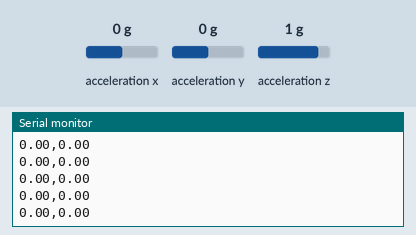
The sketch below on a simulated Arduino Uno, built with avr-gcc and run on an emulated ATmega328P. Parts: the last lines printed to the serial monitor. Wiring (inferred from the names in the program): ADXL345 accelerometer at I2C address 0x53. The test bench sets the inputs (shaded band); at power-on: acceleration y 0 g, acceleration x 0 g, acceleration z 1 g.

Above: at 1.2 s.
1.3 s: acceleration y set to 0.8 g
At 1.34 s:
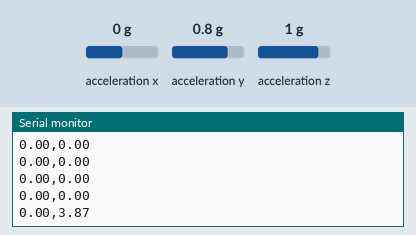
4.3 s: acceleration x set to -1.4 g
At 4.3 s:
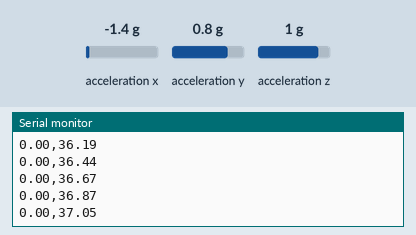
5.8 s: acceleration z set to -1.4 g
At 5.84 s:
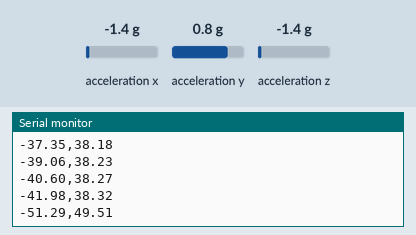
Timing chart, 0 to 8.8 s (numbered marks = the images above; inputs shaded):
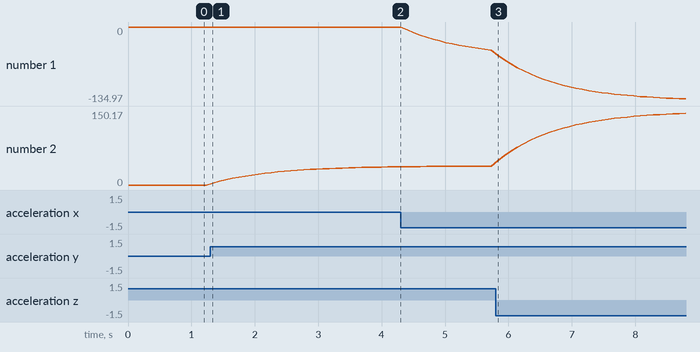

The sketch:

ADXL345_IMU.ino
```cpp
#include <Wire.h>
#include <math.h>

float thetaM;
float phiM;
float thetaFold;
float phiFold;
float thetaFnew;
float phiFnew;

int ADXL345 = 0x53; // The ADXL345 sensor I2C address
float X_out, Y_out, Z_out; // Outputs
int X_offset = 0, Y_offset = 0, Z_offset = 0; // Offset values

void setup() {
  Serial.begin(115200);
  Wire.begin();
  configureADXL345(); // Configure the sensor
  // Note: You should calibrate upon re-powering the sensor
  // Uncomment if you want to calibrate
  //calibrateADXL345(); // Calibrate the sensor
}

void calibrateADXL345() {
  // You should calibrate with the positive axis pointed upwards against gravity
  // You should calibrate each axis separately and change the offset constant,
  // You need to run this code three times if you want to calibrate all three axes
  float numReadings = 500;
  //float xSum = 0;
  //float ySum = 0;
  float zSum = 0;
  Serial.print("Beginning Calibration");
  Serial.println();
  for (int i = 0; i < numReadings; i++) {
    Serial.print(i);
    Serial.println();
    Wire.beginTransmission(ADXL345);
    Wire.write(0x32); // Start with register 0x32 (ACCEL_XOUT_H)
    Wire.endTransmission(false);
    Wire.requestFrom(ADXL345, 6, true);
    X_out = (Wire.read() | Wire.read() << 8);
    Y_out = (Wire.read() | Wire.read() << 8);
    Z_out = (Wire.read() | Wire.read() << 8);
    // xSum += X_out;
    //ySum += Y_out;
    zSum += Z_out;
  }
  //// 256 is the raw value for 1g, (we calibrate at 1g hence why we take the difference)

  // X_offset = (256 - xSum / numReadings) / 4;
  // Serial.print("X_offset= " );
  // Serial.print(X_offset);
  // Y_offset = (256 - ySum / numReadings) / 4;
  // Serial.print("Y_offset= " );
  // Serial.print(Y_offset);

  Z_offset = (256 - (zSum / numReadings)) / 4;
  Serial.print("Z_offset= " );
  Serial.print(Z_offset);
   Serial.println();
   delay(1000);
  // We need to add it to the offset channel respectively =
  // Once you write to the offset channel you do not need to do it again,
  // unless you unpower and power the device
  // Each offset address is different for X, Y, and Z

  // Wire.beginTransmission(ADXL345);
  // Wire.write(0x1E);
  // Wire.write(X_offset);
  // Wire.endTransmission();
  // Wire.beginTransmission(ADXL345);
  // Wire.write(0x1F);
  // Wire.write(Y_offset);
  // Wire.endTransmission();
  Wire.beginTransmission(ADXL345);
  Wire.write(0x20);
  Wire.write(Z_offset);
  Wire.endTransmission();
}

void configureADXL345() {
  Wire.beginTransmission(ADXL345);
  Wire.write(0x2D); // Access/ talk to POWER_CTL Register - 0x2D
  Wire.write(8); // Enable measurement (D3 bit high)
  Wire.endTransmission();
  delay(10);
}

void loop() {
  Wire.beginTransmission(ADXL345);
  Wire.write(0x32); // Start with register 0x32 (ACCEL_XOUT_H)
  Wire.endTransmission(false);
  Wire.requestFrom(ADXL345, 6, true);
  X_out = (Wire.read() | Wire.read() << 8);
  X_out = (X_out / 256);
  Y_out = (Wire.read() | Wire.read() << 8);
  Y_out = (Y_out / 256);
  Z_out = (Wire.read() | Wire.read() << 8);
  Z_out = (Z_out / 256);

  thetaM =atan2(X_out,Z_out)/2/3.141292564*360;
  phiM =atan2(Y_out,Z_out)/2/3.141292564*360;

  thetaFnew=0.9*thetaFold+0.1*thetaM;
  phiFnew=0.9*phiFold+0.1*phiM;

  // Serial.print(X_out);
  // Serial.print(",");
  // Serial.print(Y_out);
  // Serial.print(",");
  // Serial.print(Z_out);
  // Serial.print(",");
  // Serial.print(thetaM);
  // Serial.print(",");
  // Serial.print(phiM);
  // Serial.print(",");
  Serial.print(thetaFnew);
  Serial.print(",");
  Serial.println(phiFnew);

  thetaFold=thetaFnew;
  phiFold=phiFnew;

  delay(100);
}
```

Measured:
- after the input at 1.3 s, the serial monitor: prints a new line at once (image 1)
- plotted number 1: 0 → -41.98 after the input at 4.3 s
- plotted number 2: 0 → 37.05 after the input at 1.3 s
